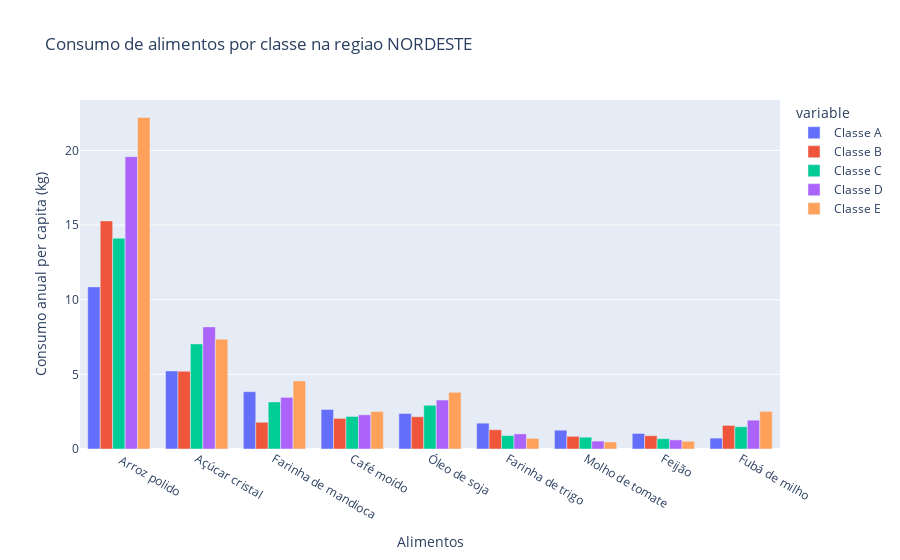

Notebook code cell kept with this figure:
### Markdown cell above
* Região nordeste

### Code cell
fig = px.bar(consumo_nordeste, x = 'Items', barmode= 'group', y = ['Classe A', 'Classe B', 'Classe C', 'Classe D', 'Classe E'], title = 'Consumo de alimentos por classe na regiao NORDESTE', labels= {'Items': 'Alimentos', 'value': 'Consumo anual per capita (kg)' })
fig.show()

### Figure 1 — Plotly figure (JSON) as saved in the notebook; plotly's stock layout.template omitted (floating-point values rounded to 4 significant figures)
{"data": [{"alignmentgroup": "True", "hovertemplate": "variable=Classe A<br>Alimentos=%{x}<br>Consumo anual per capita (kg)=%{y}<extra></extra>", "legendgroup": "Classe A", "marker": {"color": "#636efa", "pattern": {"shape": ""}}, "name": "Classe A", "offsetgroup": "Classe A", "orientation": "v", "showlegend": true, "textposition": "auto", "type": "bar", "x": [" Arroz polido", "Açúcar cristal", "Farinha de mandioca", "Café moído", "Óleo de soja", "Farinha de trigo", "Molho de tomate", "Feijão", "Fubá de milho"], "xaxis": "x", "y": [10.86, 5.23, 3.84, 2.65, 2.38, 1.73, 1.26, 1.04, 0.73], "yaxis": "y"}, {"alignmentgroup": "True", "hovertemplate": "variable=Classe B<br>Alimentos=%{x}<br>Consumo anual per capita (kg)=%{y}<extra></extra>", "legendgroup": "Classe B", "marker": {"color": "#EF553B", "pattern": {"shape": ""}}, "name": "Classe B", "offsetgroup": "Classe B", "orientation": "v", "showlegend": true, "textposition": "auto", "type": "bar", "x": [" Arroz polido", "Açúcar cristal", "Farinha de mandioca", "Café moído", "Óleo de soja", "Farinha de trigo", "Molho de tomate", "Feijão", "Fubá de milho"], "xaxis": "x", "y": [15.28, 5.2, 1.79, 2.05, 2.16, 1.29, 0.85, 0.89, 1.58], "yaxis": "y"}, {"alignmentgroup": "True", "hovertemplate": "variable=Classe C<br>Alimentos=%{x}<br>Consumo anual per capita (kg)=%{y}<extra></extra>", "legendgroup": "Classe C", "marker": {"color": "#00cc96", "pattern": {"shape": ""}}, "name": "Classe C", "offsetgroup": "Classe C", "orientation": "v", "showlegend": true, "textposition": "auto", "type": "bar", "x": [" Arroz polido", "Açúcar cristal", "Farinha de mandioca", "Café moído", "Óleo de soja", "Farinha de trigo", "Molho de tomate", "Feijão", "Fubá de milho"], "xaxis": "x", "y": [14.12, 7.04, 3.15, 2.18, 2.93, 0.9, 0.79, 0.69, 1.49], "yaxis": "y"}, {"alignmentgroup": "True", "hovertemplate": "variable=Classe D<br>Alimentos=%{x}<br>Consumo anual per capita (kg)=%{y}<extra></extra>", "legendgroup": "Classe D", "marker": {"color": "#ab63fa", "pattern": {"shape": ""}}, "name": "Classe D", "offsetgroup": "Classe D", "orientation": "v", "showlegend": true, "textposition": "auto", "type": "bar", "x": [" Arroz polido", "Açúcar cristal", "Farinha de mandioca", "Café moído", "Óleo de soja", "Farinha de trigo", "Molho de tomate", "Feijão", "Fubá de milho"], "xaxis": "x", "y": [19.58, 8.18, 3.46, 2.29, 3.28, 1.01, 0.53, 0.61, 1.93], "yaxis": "y"}, {"alignmentgroup": "True", "hovertemplate": "variable=Classe E<br>Alimentos=%{x}<br>Consumo anual per capita (kg)=%{y}<extra></extra>", "legendgroup": "Classe E", "marker": {"color": "#FFA15A", "pattern": {"shape": ""}}, "name": "Classe E", "offsetgroup": "Classe E", "orientation": "v", "showlegend": true, "textposition": "auto", "type": "bar", "x": [" Arroz polido", "Açúcar cristal", "Farinha de mandioca", "Café moído", "Óleo de soja", "Farinha de trigo", "Molho de tomate", "Feijão", "Fubá de milho"], "xaxis": "x", "y": [22.21, 7.36, 4.56, 2.51, 3.8, 0.71, 0.47, 0.52, 2.52], "yaxis": "y"}], "layout": {"barmode": "group", "legend": {"title": {"text": "variable"}, "tracegroupgap": 0}, "title": {"text": "Consumo de alimentos por classe na regiao NORDESTE"}, "xaxis": {"anchor": "y", "domain": [0, 1], "title": {"text": "Alimentos"}}, "yaxis": {"anchor": "x", "domain": [0, 1], "title": {"text": "Consumo anual per capita (kg)"}}}}
